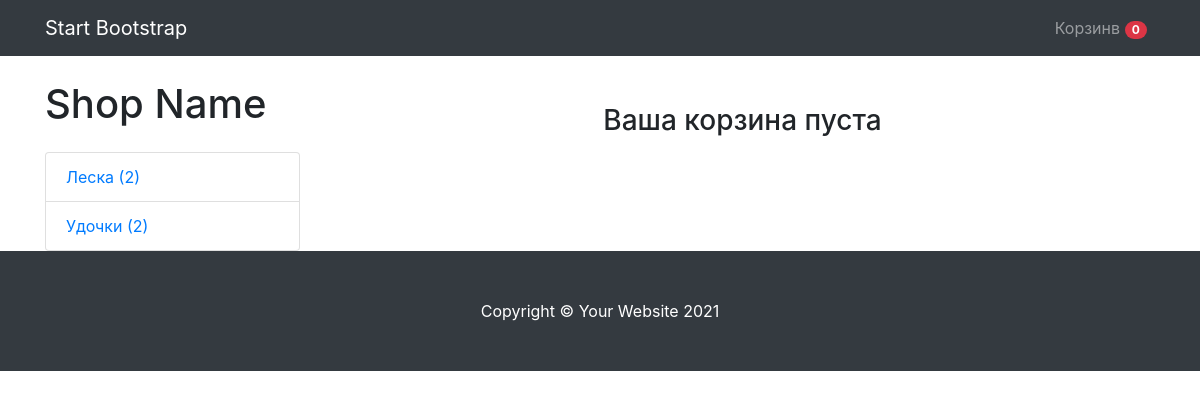
The page /cart/ (signed in) on the database as committed earlier.
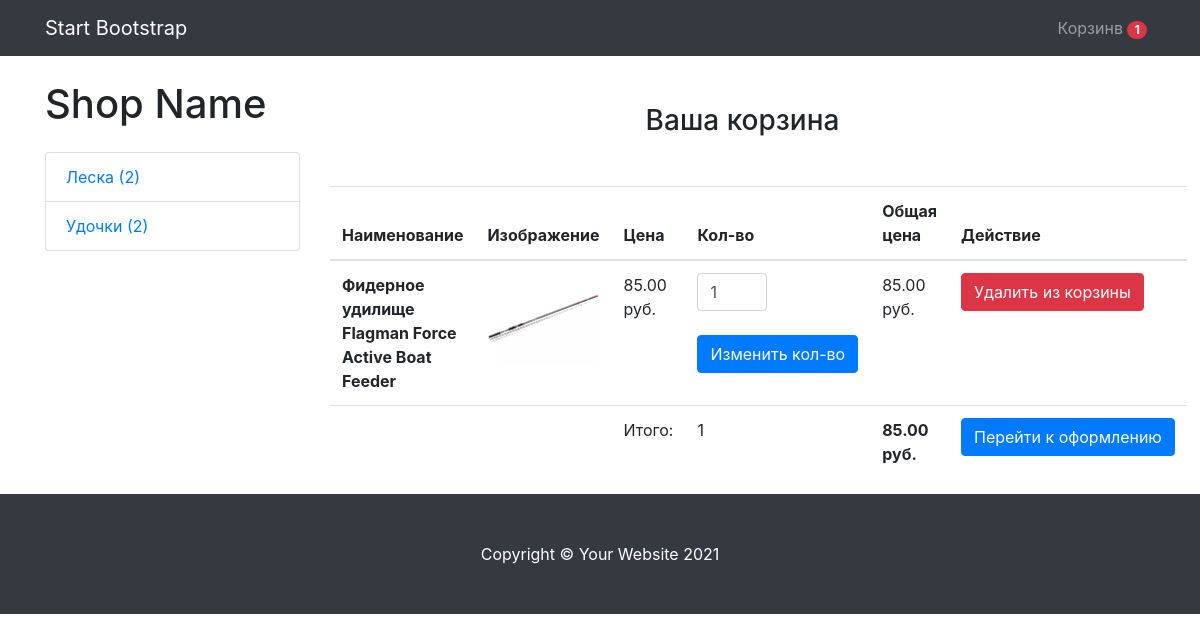
The same page on the database as committed later.
### mainapp/models.py (models this page shows, shortened)
class Cart(models.Model):
    owner = models.ForeignKey('Customer', null=True, verbose_name='Владелец', on_delete=models.CASCADE)
    products = models.ManyToManyField(CartProduct, blank=True, related_name='related_cart')
    total_products = models.PositiveIntegerField(default=0)
    final_price = models.DecimalField(max_digits=9, default=0, decimal_places=2, verbose_name='Общая стоимость')
    in_order = models.BooleanField(default=False)
    for_anonymous_user = models.BooleanField(default=False)

class Category(models.Model):
    name = models.CharField(max_length=255, verbose_name='Имя категории')
    slug = models.SlugField(unique=True)
    objects = CategoryManager()
    def get_absolute_url(self):
        return reverse('category_detail', kwargs={'slug': self.slug})

class CartProduct(models.Model):
    user = models.ForeignKey('Customer', verbose_name='Покупатель', on_delete=models.CASCADE)
    cart = models.ForeignKey('Cart', verbose_name='Корзина', on_delete=models.CASCADE, related_name='related_products')
    content_type = models.ForeignKey(ContentType, on_delete=models.CASCADE)
    object_id = models.PositiveIntegerField()
    content_object = GenericForeignKey('content_type', 'object_id')
    qty = models.PositiveIntegerField(default=1)
    final_price = models.DecimalField(max_digits=9, decimal_places=2, verbose_name='Общая стоимость')

class Product(models.Model):
    MIN_RESOLUTION = (400, 400)
    MAX_RESOLUTION = (1200, 1200)
    MAX_IMAGE_SIZE = 3145728
    class Meta:
        abstract = True
    category = models.ForeignKey(Category, verbose_name='Категоря', on_delete=models.CASCADE)
    title = models.CharField(max_length=255, verbose_name='Наименование')
    slug = models.SlugField(unique=True)
    image = models.ImageField(verbose_name='Изображение')
    description = models.TextField(verbose_name='Описание', null=True)
    price = models.DecimalField(max_digits=9, decimal_places=2, verbose_name='Цена')
    def get_model_name(self):
        return self.__class__.__name__.lower()

class FishRod(Product):
    type = models.CharField(max_length=255, verbose_name='Тип удилища')
    length = models.CharField(max_length=255, verbose_name='Длина удилища')
    weight = models.CharField(max_length=255, verbose_name='Вес удилища')
    transport_length = models.CharField(max_length=255, verbose_name='Транспортировочная длина')
    number_of_sections = models.CharField(max_length=255, verbose_name='Количество секций')
    maximum_test = models.CharField(max_length=255, verbose_name='Максимальный тест')

### mainapp/views.py (the view)
# urls.py: path('cart/', CartView.as_view(), name='cart'),
class CartView(CartMixin, View):
    def get(self, request, *args, **kwargs):
        categories = Category.objects.get_categories_for_left_sidebar()
        context = {
            'cart': self.cart,
            'categories': categories
        }
        return render(request, 'cart.html', context)

### mainapp/mixins.py (called while the page is built)
    def dispatch(self, request, *args, **kwargs):
        if request.user.is_authenticated:
            customer = Customer.objects.filter(user=request.user).first()
            if not customer:
                customer = Customer.objects.create(
                    user=request.user
                )
            cart = Cart.objects.filter(owner=customer, in_order=False).first()
            if not cart:
                cart = Cart.objects.create(owner=customer)
        else:
            cart = Cart.objects.filter(for_anonymous_user=True).first()
            if not cart:
                cart = Cart.objects.create(for_anonymous_user=True)
        self.cart = cart
        return super().dispatch(request, *args, **kwargs)

### mainapp/models.py (called while the page is built)
def get_models_for_count(*model_names):
    return [models.Count(model_name) for model_name in model_names]

    def get_queryset(self):
        return super().get_queryset()

    def get_categories_for_left_sidebar(self):
        models = get_models_for_count('fishrod', 'fishline')
        qs = list(self.get_queryset().annotate(*models))
        data = [
            dict(name=c.name, url=c.get_absolute_url(), count=getattr(c, self.CATEGORY_NAME_COUNT_NAME[c.name]))
            for c in qs
        ]
        return data

### mainapp/templates/cart.html (shortened to what this page needs)
{% extends 'base.html' %}
{% block content %}
<h3 class="text-center mt-5 mb-5">Ваша корзина {% if not cart.products.count %}пуста{% endif %}</h3>
{% if cart.products.count %}
<table class="table">
  <thead>
    <tr>
      <th scope="col">Наименование</th>
      <th scope="col">Изображение</th>
      <th scope="col">Цена</th>
      <th scope="col">Кол-во</th>
        <th scope="col">Общая цена</th>
      <th scope="col">Действие</thscope>
    </tr>
  </thead>
  <tbody>
    {% for item in cart.products.all %}
        <tr>
          <th scope="row">{{ item.content_object.title }}</th>
          <td class="w-25"><img src="{{ item.content_object.image.url }}" class="img-fluid"</td>
          <td>{{ item.content_object.price }} руб.</td>
          <td>
            <form action="{% url 'change_qty' ct_model=item.content_object.get_model_name slug=item.content_object.slug %}" method="POST">
              <input type="number" class="form-control" name="qty" style="width: 70px;" min="1" value="{{ item.qty }}">
              <br>
              <input type="submit" class="btn btn-primary" value="Изменить кол-во">
            </form>
          </td>
            <td>{{ item.final_price }} руб.</td>
          <td>
            <a href="{% url 'delete_from_cart' ct_model=item.content_object.get_model_name slug=item.content_object.slug %}"><button class="btn btn-danger">Удалить из корзины</button> </a>
          </td>
        </tr>
     {% endfor %}
        <tr>
          <td colspan="2"></td>
          <td>Итого:</td>
          <td>{{ cart.total_products }}</td>
          <td><strong>{{ cart.final_price }} руб.</strong></td>
          <td><a href="{% url 'checkout' %}"><button class="btn btn-primary">Перейти к оформлению</button></a></td>
        </tr>
  </tbody>
</table>
{% endif %}
{% endblock content %}

### mainapp/templates/base.html (shortened to what this page needs)
<!DOCTYPE html>
<html lang="en">
    <head>
        <link rel="stylesheet" href="https://maxcdn.bootstrapcdn.com/bootstrap/4.0.0/css/bootstrap.min.css">
    </head>
    <body>
        <nav class="navbar navbar-expand-lg navbar-dark bg-dark">
            <div class="container">
                <a class="navbar-brand" href="#!">Start Bootstrap</a>
                <div class="collapse navbar-collapse" id="navbarResponsive">
                    <ul class="navbar-nav ml-auto">
                        <li class="nav-item"><a class="nav-link" href="{% url 'cart' %}">Корзинв <span class="badge badge-pill badge-danger">{{ cart.products.count }}</span> </a></li>
                    </ul>
                </div>
            </div>
        </nav>
        <div class="container">
            <div class="row">
                <div class="col-lg-3">
                    <h1 class="my-4">Shop Name</h1>
                    <div class="list-group">
                        {% for category in categories %}
                        <a class="list-group-item" href="{{ category.url }}">{{ category.name }} ({{ category.count }})</a>
                        {% endfor %}
                    </div>
                </div>
                <div class="col-lg-9">
                    {% block content %}{% endblock content %}
                    </div>
                </div>
            </div>
        <footer class="py-5 bg-dark">
            <div class="container"><p class="m-0 text-center text-white">Copyright &copy; Your Website 2021</p></div>
        </footer>
    </body>
</html>

Rows that differ between the two databases and show on the page:
removed Cart: products.count "0"
added Cart: products.count "1", total_products "1", final_price "85.00"
added CartProduct: content_object "Фидерное удилище Flagman Force Active Boat Feeder", content_object.image (picture), content_object.price "85.00", qty "1", final_price "85.00"
Other text that changed with them:
text no longer shown: "пуста"
text now shown: "Наименование Изображение Цена Кол-во Общая цена Действие Итого: руб. Перейти к оформлению"
